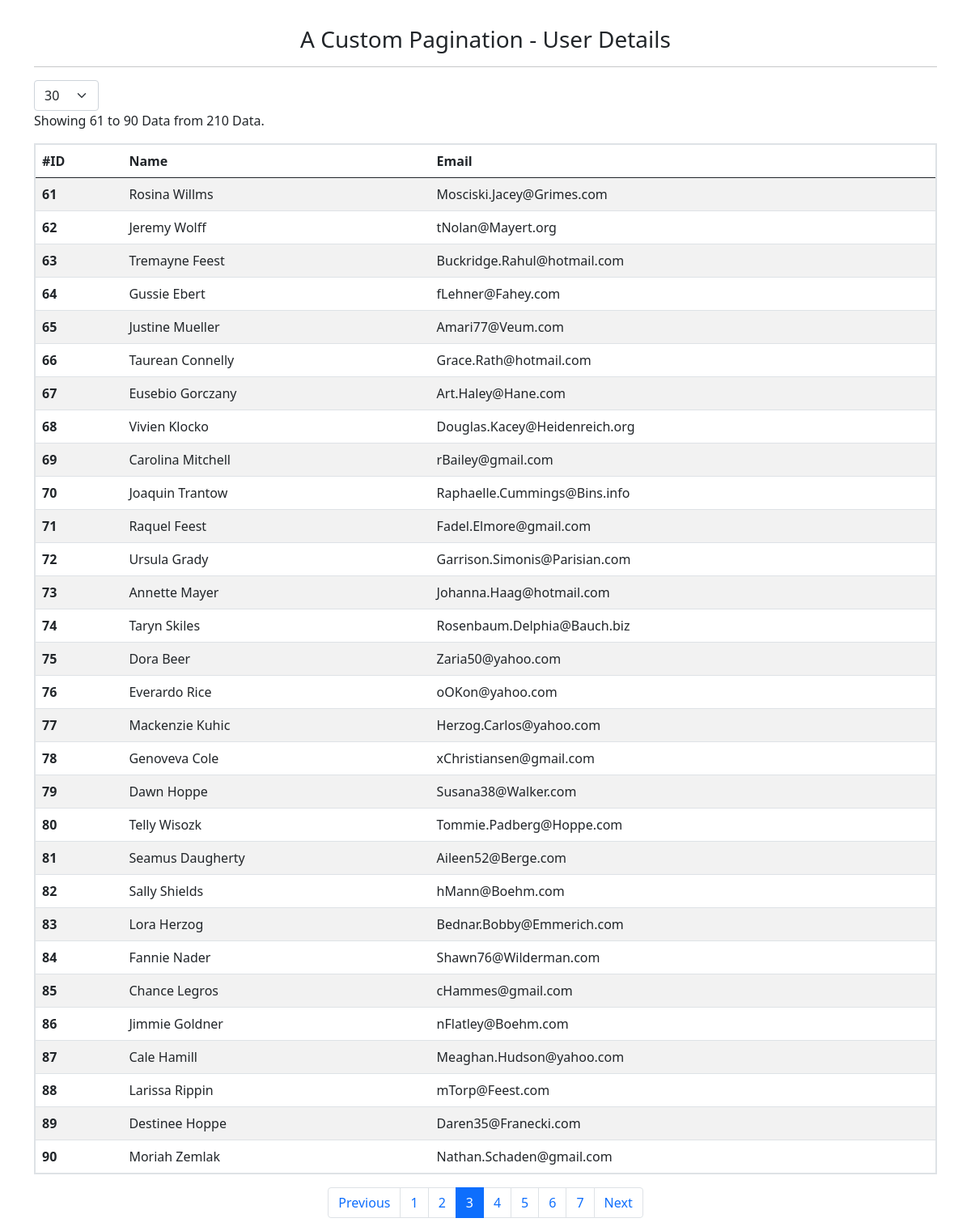
Screenshot of /index.php?pageNo=3&limit=30 with the database file from the repository.
### tables this page shows
CREATE TABLE `users` (
  `id` int(10) UNSIGNED NOT NULL,
  `name` varchar(255) NOT NULL,
  `email` varchar(255) NOT NULL
);

### index.php (the view, shortened to what this page needs)
<?php
include "allFunction.php";
?>
<!DOCTYPE html>
<html lang="en">
<head>
    <link rel="stylesheet" href="style.css">
    <link href="https://cdn.jsdelivr.net/npm/bootstrap@5.0.2/dist/css/bootstrap.min.css" rel="stylesheet">
</head>
<body>
    <div class="container">
        <h3 class="text-center">A Custom Pagination - User Details</h3>
        <hr>
        <form action="index.php" method="POST" class="form-limit">
            <select class="form-select" name="set_limit" onchange="this.form.submit()">
                <?php
                for ($i = 0; $i < count($select_options_value); $i++) {
                    $limit_per_page == $select_options_value[$i] ? $select_check = "Selected" : $select_check = "";
                    echo "<option $select_check value='$select_options_value[$i]'> $select_options_value[$i] </option>";
                }
                ?>
            </select>
        </form>
        <p>
            <?php
            $fromTo = dataDetailsPerPage($total_number_of_data, $start_limit, $limit_per_page);
            echo "Showing $fromTo[0] to $fromTo[1] Data from $total_number_of_data Data.";
            ?>
        </p>
        <table class="table table-striped table-hover">
            <thead>
                <tr>
                    <th scope="col">#ID</th>
                    <th scope="col">Name</th>
                    <th scope="col">Email</th>
                </tr>
            </thead>
            <tbody>
                <?php while ($row = mysqli_fetch_array($final_data)) {
                    echo "<tr>";
                    echo "<th scope='row'>" . $row['id'] . "</th>";
                    echo "<td>" . $row['name'] . "</td>";
                    echo "<td>" . $row['email'] . "</td>";
                    echo "</tr>";
                } ?>
            </tbody>
        </table>
        <nav aria-label="Page navigation example">
            <ul class="pagination justify-content-center">
                <?php
                $disable = setDistabled($page, $total_page_need);
                ?>
                <li class="page-item <?php echo $disable[0]; ?>">
                    <a class="page-link" href="index.php?pageNo=<?php echo $page - 1 . "&limit=$limit_per_page"; ?>" tabindex="-1" aria-disabled="true">Previous</a>
                </li>
                <?php
                if ($total_page_need <= 8) {
                    selectLoop(1, $total_page_need, $page, $limit_per_page);
                }
                ?>
                <li class="page-item <?php echo $disable[1]; ?>">
                    <a class="page-link" href="index.php?pageNo=<?php echo $page + 1 . "&limit=$limit_per_page"; ?>">Next</a>
                </li>
            </ul>
        </nav>
    </div>
</body>
</html>

### style.css (style rules this page uses)
table { border: 2px solid black; }
.form-limit { width: 80px; }
.container h3 { margin-top: 2rem; }

### rows the page displays
users: id "61", name "Rosina Willms", email "Mosciski.Jacey@Grimes.com"
users: id "62", name "Jeremy Wolff", email "tNolan@Mayert.org"
users: id "63", name "Tremayne Feest", email "Buckridge.Rahul@hotmail.com"
users: id "64", name "Gussie Ebert", email "fLehner@Fahey.com"
users: id "65", name "Justine Mueller", email "Amari77@Veum.com"
users: id "66", name "Taurean Connelly", email "Grace.Rath@hotmail.com"
users: id "67", name "Eusebio Gorczany", email "Art.Haley@Hane.com"
users: id "68", name "Vivien Klocko", email "Douglas.Kacey@Heidenreich.org"
users: id "69", name "Carolina Mitchell", email "rBailey@gmail.com"
users: id "70", name "Joaquin Trantow", email "Raphaelle.Cummings@Bins.info"
users: id "71", name "Raquel Feest", email "Fadel.Elmore@gmail.com"
users: id "72", name "Ursula Grady", email "Garrison.Simonis@Parisian.com"
users: id "73", name "Annette Mayer", email "Johanna.Haag@hotmail.com"
users: id "74", name "Taryn Skiles", email "Rosenbaum.Delphia@Bauch.biz"
users: id "75", name "Dora Beer", email "Zaria50@yahoo.com"
users: id "76", name "Everardo Rice", email "oOKon@yahoo.com"
users: id "77", name "Mackenzie Kuhic", email "Herzog.Carlos@yahoo.com"
users: id "78", name "Genoveva Cole", email "xChristiansen@gmail.com"
users: id "79", name "Dawn Hoppe", email "Susana38@Walker.com"
users: id "80", name "Telly Wisozk", email "Tommie.Padberg@Hoppe.com"
users: id "81", name "Seamus Daugherty", email "Aileen52@Berge.com"
users: id "82", name "Sally Shields", email "hMann@Boehm.com"
users: id "83", name "Lora Herzog", email "Bednar.Bobby@Emmerich.com"
users: id "84", name "Fannie Nader", email "Shawn76@Wilderman.com"
users: id "85", name "Chance Legros", email "cHammes@gmail.com"
users: id "86", name "Jimmie Goldner", email "nFlatley@Boehm.com"
users: id "87", name "Cale Hamill", email "Meaghan.Hudson@yahoo.com"
users: id "88", name "Larissa Rippin", email "mTorp@Feest.com"
users: id "89", name "Destinee Hoppe", email "Daren35@Franecki.com"
users: id "90", name "Moriah Zemlak", email "Nathan.Schaden@gmail.com"

### other values shown
$fromTo[0] "61"
$fromTo[1] "90"
$total_number_of_data "210"
form field set_limit "30"
